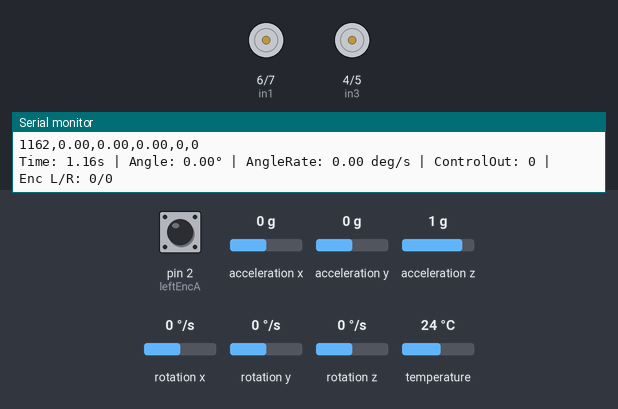
A sketch run on a simulated Arduino Uno, built with avr-gcc and run on an emulated ATmega328P. On the bench: motor-driver pin pairs drawn as motors (green arrow = first pin HIGH = forward, orange = second pin HIGH = backward, longer = more drive, scaled by the enable pin), the last lines printed to the serial monitor. Inputs (shaded band) come from the test bench; at power-on: rotation x 0 °/s, acceleration y 0 g, pin 2 (leftEncA) HIGH, acceleration x 0 g, acceleration z 1 g, rotation y 0 °/s, rotation z 0 °/s, temperature 24 °C.

Above: at 1.2 s.
1.3 s: rotation x set to -2 °/s
At 2.4 s:
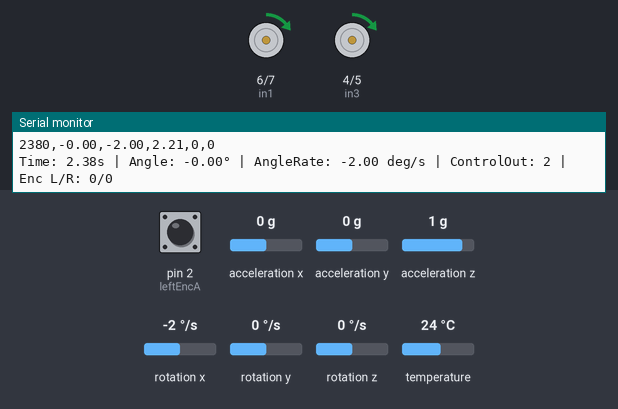
2.8 s: rotation x set to -192 °/s
At 4.2 s:
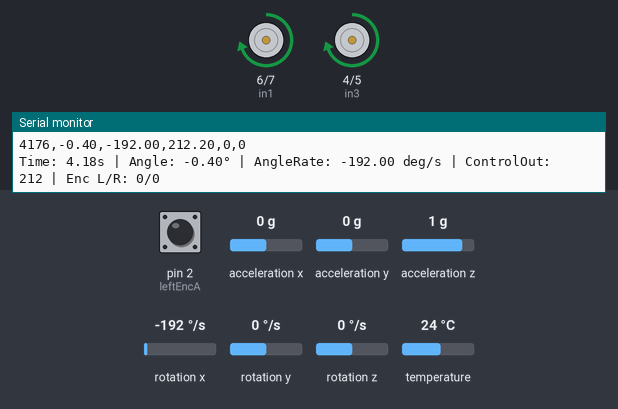
5.8 s: acceleration y set to 0.8 g
At 6.9 s:
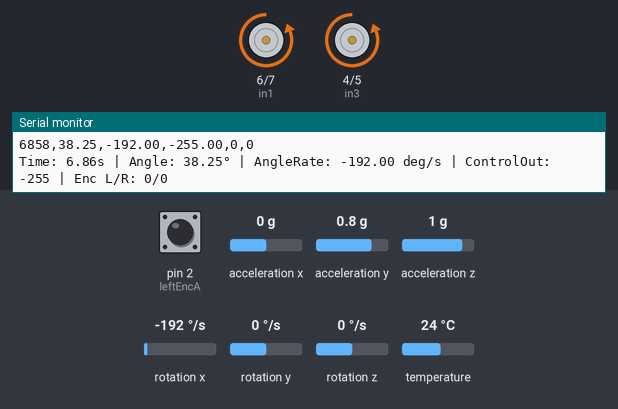
7.3 s: acceleration y set to -1.4 g
At 8.1 s:
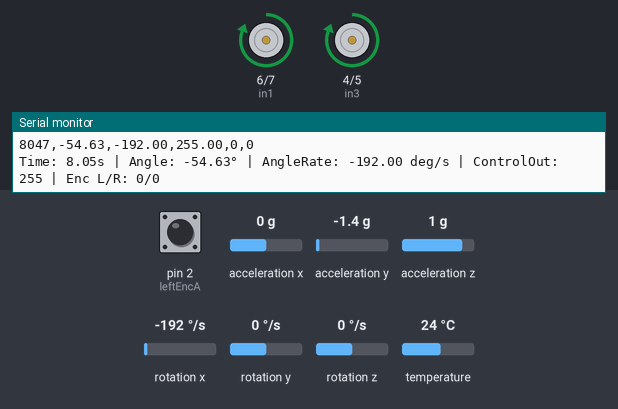
8.8 s: acceleration y set to 0.1 g
11.8 s: acceleration y set to -0.8 g
Timing chart, 0 to 14.3 s (numbered marks = the images above; inputs shaded):
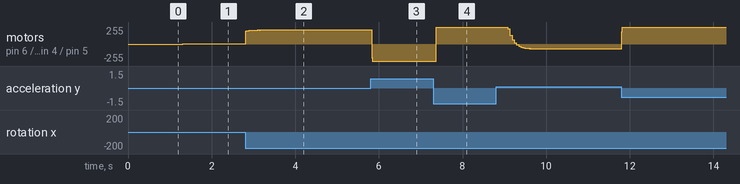

Measured:
- after the input at 1.3 s, motor on pin 6 (in1) / pin 7 (in2), motor on pin 4 (in3) / pin 5 (in4): stopped → forward 2/255 at once
- after the input at 5.8 s, motor on pin 6 (in1) / pin 7 (in2), motor on pin 4 (in3) / pin 5 (in4): forward 212/255 → backward 255/255 at once
- after the input at 7.3 s, motor on pin 6 (in1) / pin 7 (in2), motor on pin 4 (in3) / pin 5 (in4): backward 255/255 → forward 255/255 after 0.07 s

The sketch:

PolePlacement.ino
```cpp
#include <Wire.h>
#include <Adafruit_MPU6050.h>
#include <Adafruit_Sensor.h>

const int enA = 9;
const int enB = 10;
const int in1 = 6;
const int in2 = 7;
const int in3 = 4;
const int in4 = 5;

const int leftEncA  = 2;
const int leftEncB  = 3;
const int rightEncA = 12;
const int rightEncB = 13;

volatile long leftEncoderCount = 0;
volatile long rightEncoderCount = 0;

Adafruit_MPU6050 mpu;

float kAngle = 50.0;
float kRate  = 1.0;

float targetAngle = 0.0;
float output;
float maxOutput = 255;

float angleX = 0;
float gyroXAngle = 0;
float compAngleX = 0;
float alpha = 0.96;
unsigned long timer = 0;
float dt;

const int serialPrintInterval = 50;
unsigned long lastPrintTime = 0;

void leftEncoderISR() {
  if (digitalRead(leftEncB) == LOW) {
    leftEncoderCount--;
  } else {
    leftEncoderCount++;
  }
}

void rightEncoderISR() {
  if (digitalRead(rightEncB) == LOW) {
    rightEncoderCount--;
  } else {
    rightEncoderCount++;
  }
}

void setup() {
  Serial.begin(115200);
  while (!Serial) delay(10);

  if (!mpu.begin()) {
    Serial.println("Failed to find MPU6050 chip");
    while (1) { delay(10); }
  }
  mpu.setAccelerometerRange(MPU6050_RANGE_8_G);
  mpu.setGyroRange(MPU6050_RANGE_500_DEG);
  mpu.setFilterBandwidth(MPU6050_BAND_21_HZ);

  pinMode(enA, OUTPUT);
  pinMode(enB, OUTPUT);
  pinMode(in1, OUTPUT);
  pinMode(in2, OUTPUT);
  pinMode(in3, OUTPUT);
  pinMode(in4, OUTPUT);

  pinMode(leftEncA, INPUT_PULLUP);
  pinMode(leftEncB, INPUT_PULLUP);
  pinMode(rightEncA, INPUT_PULLUP);
  pinMode(rightEncB, INPUT_PULLUP);

  attachInterrupt(digitalPinToInterrupt(leftEncA), leftEncoderISR, RISING);
  attachInterrupt(digitalPinToInterrupt(rightEncA), rightEncoderISR, RISING);

  Serial.println("System ready - Pole Placement Balancing with encoders");
  Serial.println("Time(ms),Angle(deg),AngleRate,ControlOut,LeftEnc,RightEnc");

  timer = micros();
}

void loop() {
  sensors_event_t a, g, temp;
  mpu.getEvent(&a, &g, &temp);

  dt = (micros() - timer) / 1000000.0;
  timer = micros();

  angleX = atan2(a.acceleration.y, a.acceleration.z) * 180.0 / PI;
  gyroXAngle += g.gyro.x * dt;
  compAngleX = alpha * (compAngleX + g.gyro.x * dt) + (1 - alpha) * angleX;

  float x1 = compAngleX - targetAngle;
  float x2 = g.gyro.x * (180.0 / PI);

  output = -(kAngle * x1 + kRate * x2);

  output = constrain(output, -maxOutput, maxOutput);

  if (output > 0) {
    digitalWrite(in1, HIGH);
    digitalWrite(in2, LOW);
    digitalWrite(in3, HIGH);
    digitalWrite(in4, LOW);
    analogWrite(enA, abs(output));
    analogWrite(enB, abs(output));
  } else {
    digitalWrite(in1, LOW);
    digitalWrite(in2, HIGH);
    digitalWrite(in3, LOW);
    digitalWrite(in4, HIGH);
    analogWrite(enA, abs(output));
    analogWrite(enB, abs(output));
  }

  unsigned long currentTime = millis();
  if (currentTime - lastPrintTime >= serialPrintInterval) {
    lastPrintTime = currentTime;

    Serial.print(currentTime);
    Serial.print(",");
    Serial.print(compAngleX);
    Serial.print(",");
    Serial.print(x2);
    Serial.print(",");
    Serial.print(output);
    Serial.print(",");
    Serial.print(leftEncoderCount);
    Serial.print(",");
    Serial.println(rightEncoderCount);

    Serial.print("Time: ");
    Serial.print(currentTime / 1000.0, 2);
    Serial.print("s | Angle: ");
    Serial.print(compAngleX, 2);
    Serial.print("° | AngleRate: ");
    Serial.print(x2, 2);
    Serial.print(" deg/s | ControlOut: ");
    Serial.print(output, 0);
    Serial.print(" | Enc L/R: ");
    Serial.print(leftEncoderCount);
    Serial.print("/");
    Serial.println(rightEncoderCount);
  }

  delay(2);
}
```
